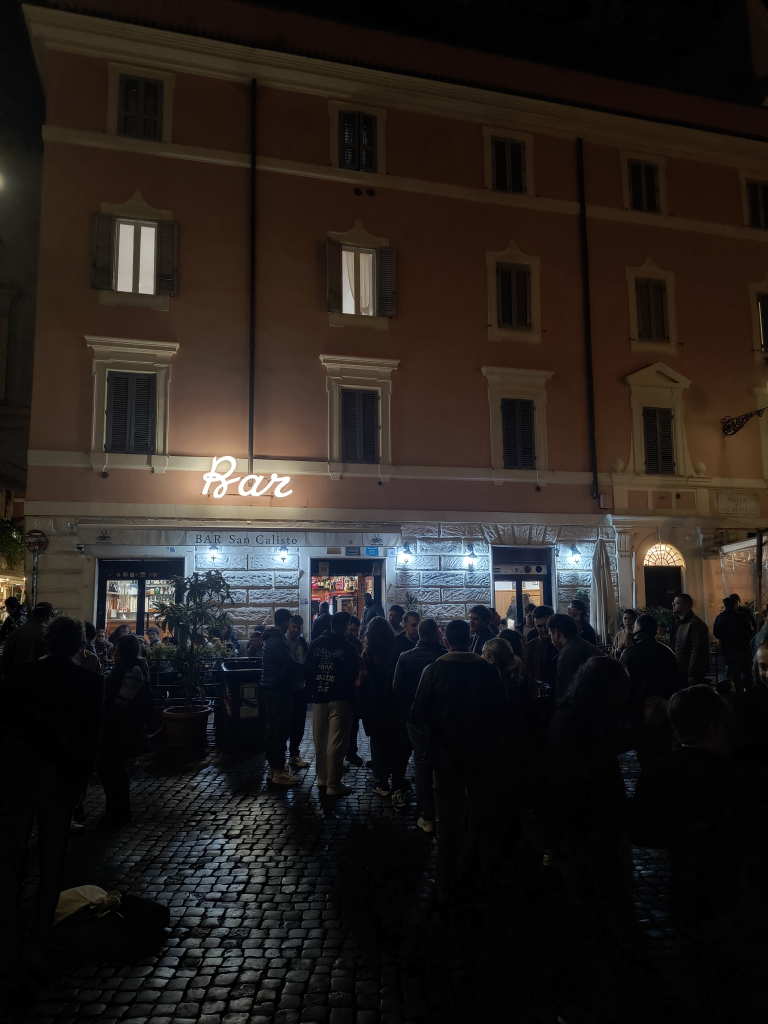
#> input picture samples/bar.jpg, 3072 x 4096 px, found by its file name (shown at 1/4 size)
$ python main.py
#> lines starting #> are read from the running program, lines starting #| are printed output that depends on the picture
import cv2
import os
import numpy as np
from functions import metrics_computing, csv_builder, album_builder

#------------------------------------------------

if __name__ == "__main__":

    csv_file_path = "results.csv"
    with open(csv_file_path, mode='w', newline='') as f: # creation of the csv where the results will be saved
        pass

    # creation of distorted images
    img0 = cv2.imread('samples/lc_pd.jpg')
    img1 = cv2.imread('samples/bar.jpg')
#> img1 is the input picture: shape (4096, 3072, 3); mean B, G, R 28.4, 32, 37.8
    img2 = cv2.imread('samples/pd1.jpg')
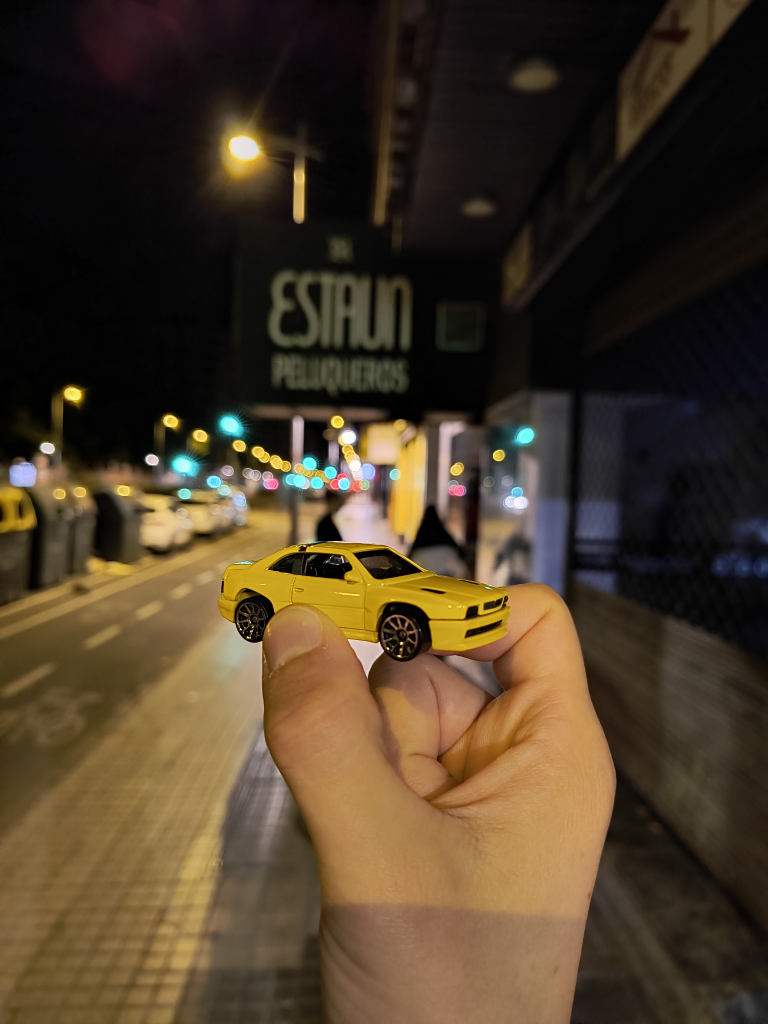
#> input picture samples/pd1.jpg, 3072 x 4096 px, found by its file name (shown at 1/4 size)
#> img2 is the input picture: shape (4096, 3072, 3); mean B, G, R 40.2, 59.6, 74.5
    img3 = cv2.imread('samples/mtty.jpg')
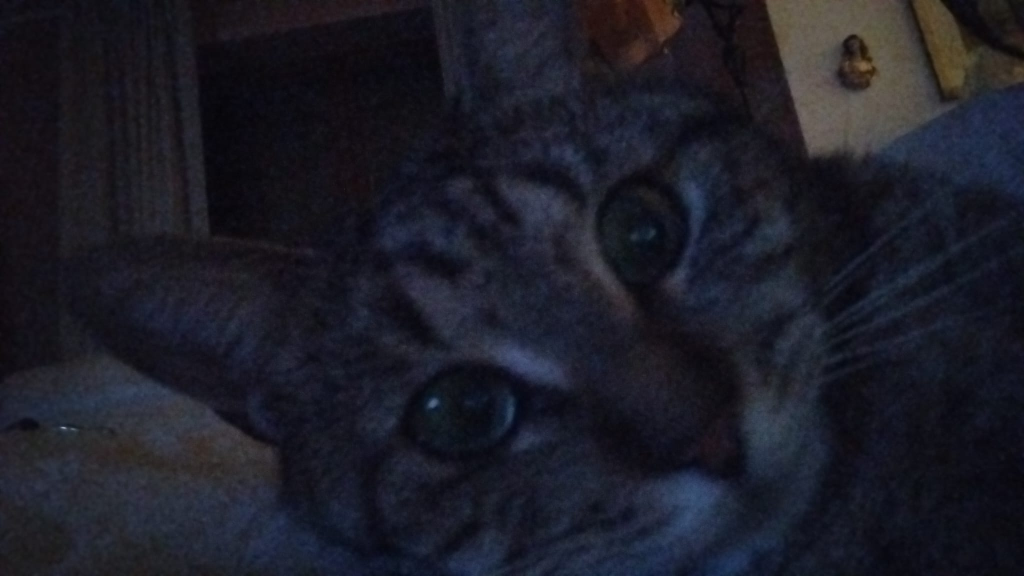
#> input picture samples/mtty.jpg, 2048 x 1152 px, found by its file name (shown at 1/2 size)
#> img3 is the input picture: shape (1152, 2048, 3); mean B, G, R 38.9, 28.7, 28.4
    img4 = cv2.imread('samples/altare.jpg')
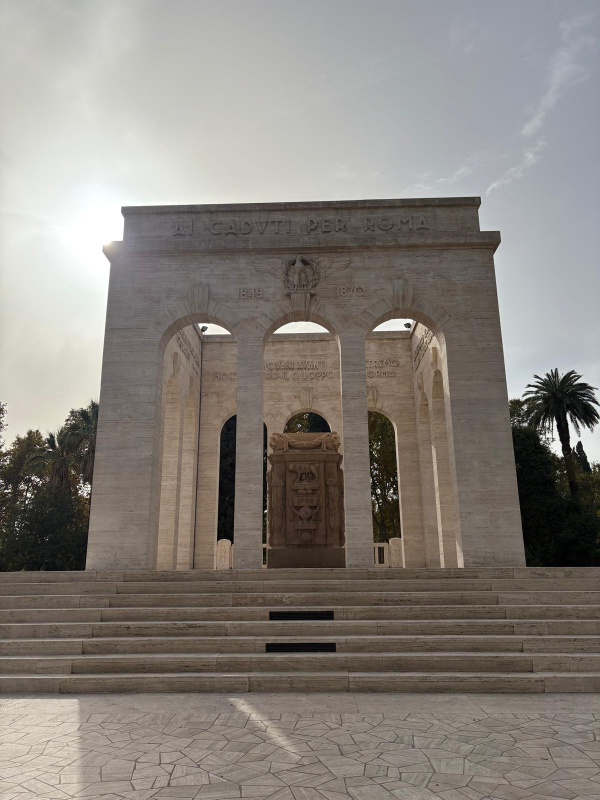
#> input picture samples/altare.jpg, 1200 x 1600 px, found by its file name (shown at 1/2 size)
#> img4 is the input picture: shape (1600, 1200, 3); mean B, G, R 123.9, 130.1, 135.7

    album = [img0, img1, img2, img3, img4]
#> (the run stopped early here; a loop or call above may not have finished)
